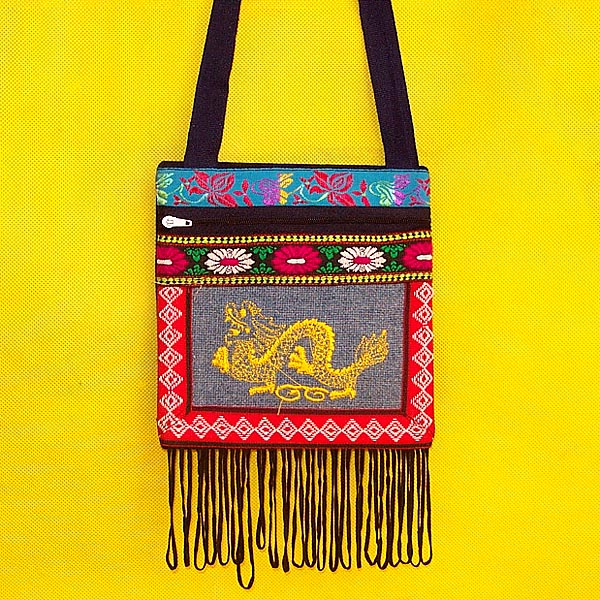
%> input picture Image-Retrieval-master/query image.jpg, 600 x 600 px
$ octave hog.m   (GNU Octave 9; MATLAB toolbox functions it lacks are replaced by stand-ins)
%> lines starting %> are read from the running program, lines starting %| are printed output that depends on the picture
clear all; close all; clc;

img=double(imread('query image.jpg'));
imshow(img,[]);
[m n]=size(img);
%> m = 600; n = 1800

img=sqrt(img);      %伽马校正
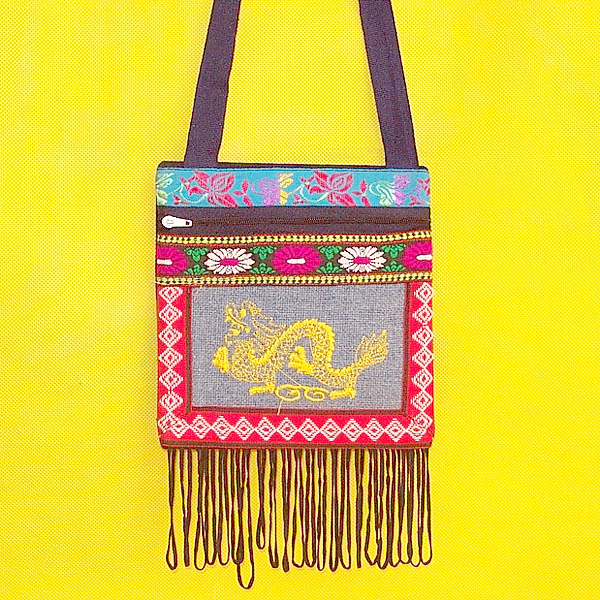
%> img: size 600x600x3 double; mean R, G, B 13.99, 12.51, 4.1; drawn with min black and max white

%下面是求边缘
fy=[-1 0 1];        %定义竖直模板
fx=fy';             %定义水平模板
Iy=imfilter(img,fy,'replicate');    %竖直边缘
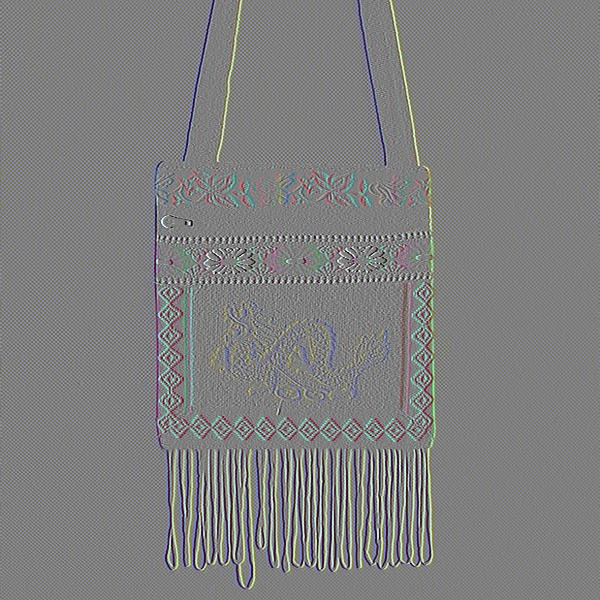
%> Iy: size 600x600x3 double; mean R, G, B 0.000595, 0.000881, -0.00378; drawn with min black and max white
Ix=imfilter(img,fx,'replicate');    %水平边缘
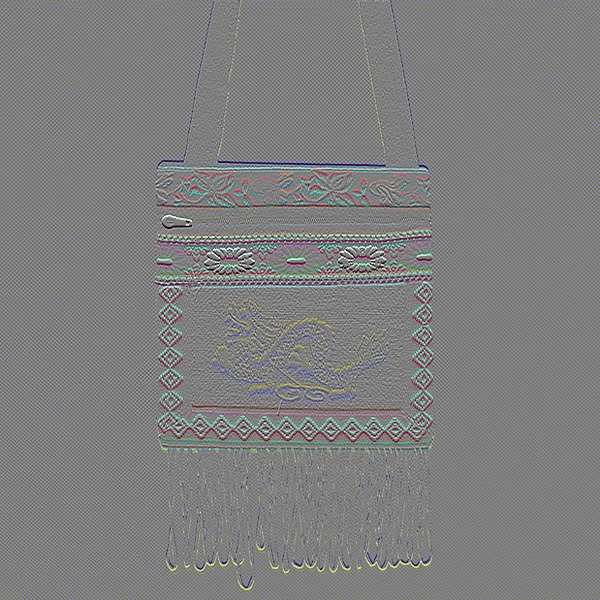
%> Ix: size 600x600x3 double; mean R, G, B 0.00348, 0.00317, -0.0039; drawn with min black and max white
Ied=sqrt(Ix.^2+Iy.^2);              %边缘强度
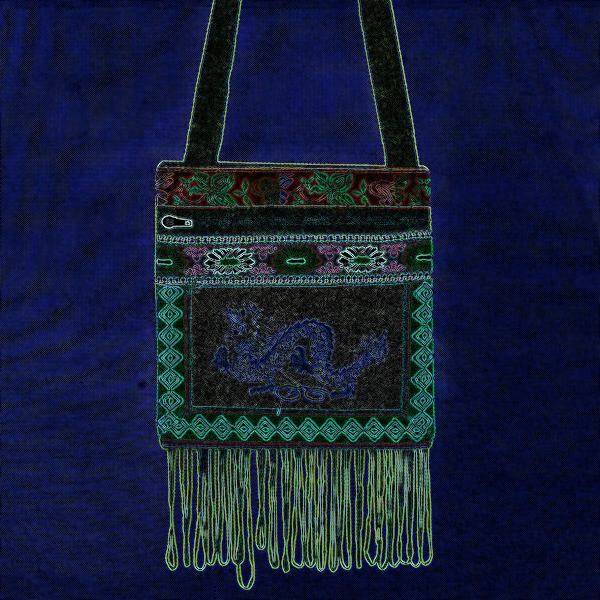
%> Ied: size 600x600x3 double; mean R, G, B 2, 2.8, 5.1; drawn with min black and max white
Iphase=Iy./Ix;              %边缘斜率，有些为inf,-inf,nan，其中nan需要再处理一下
%> Iphase: size 600x600x3 double; 4.97% of the values are NaN or infinite; the others: min -494.5, max 442.7, mean -0.398


%下面是求cell
step=16;                %step*step个像素作为一个单元
orient=9;               %方向直方图的方向个数
jiao=360/orient;        %每个方向包含的角度数
Cell=cell(1,1);              %所有的角度直方图,cell是可以动态增加的，所以先设了一个
ii=1;
jj=1;
for i=1:step:m          %如果处理的m/step不是整数，最好是i=1:step:m-step
    ii=1;
    for j=1:step:n      %注释同上
%> (the run ends here)
